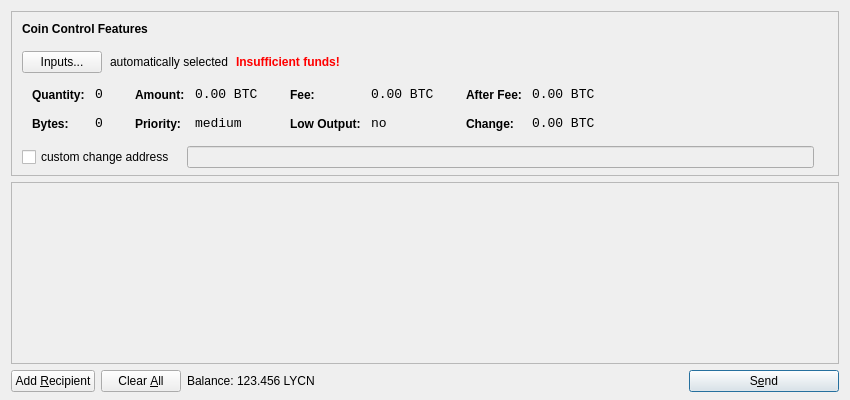
<?xml version="1.0" encoding="UTF-8"?>
<ui version="4.0">
 <class>SendCoinsDialog</class>
 <widget class="QDialog" name="SendCoinsDialog">
  <property name="geometry">
   <rect>
    <x>0</x>
    <y>0</y>
    <width>850</width>
    <height>400</height>
   </rect>
  </property>
  <property name="windowTitle">
   <string>Send Coins</string>
  </property>
  <layout class="QVBoxLayout" name="verticalLayout" stretch="0,1,0">
   <property name="bottomMargin">
    <number>8</number>
   </property>
   <item>
    <widget class="QFrame" name="frameCoinControl">
     <property name="sizePolicy">
      <sizepolicy hsizetype="Expanding" vsizetype="Expanding">
       <horstretch>0</horstretch>
       <verstretch>0</verstretch>
      </sizepolicy>
     </property>
     <property name="maximumSize">
      <size>
       <width>16777215</width>
       <height>16777215</height>
      </size>
     </property>
     <property name="frameShape">
      <enum>QFrame::StyledPanel</enum>
     </property>
     <property name="frameShadow">
      <enum>QFrame::Sunken</enum>
     </property>
     <layout class="QVBoxLayout" name="verticalLayoutCoinControl2">
      <property name="spacing">
       <number>-1</number>
      </property>
      <property name="leftMargin">
       <number>0</number>
      </property>
      <property name="topMargin">
       <number>0</number>
      </property>
      <property name="rightMargin">
       <number>0</number>
      </property>
      <property name="bottomMargin">
       <number>6</number>
      </property>
      <item>
       <layout class="QVBoxLayout" name="verticalLayoutCoinControl" stretch="0,0,0,0,1">
        <property name="spacing">
         <number>0</number>
        </property>
        <property name="leftMargin">
         <number>10</number>
        </property>
        <property name="topMargin">
         <number>10</number>
        </property>
        <item>
         <layout class="QHBoxLayout" name="horizontalLayoutCoinControl1">
          <property name="bottomMargin">
           <number>15</number>
          </property>
          <item>
           <widget class="QLabel" name="labelCoinControlFeatures">
            <property name="sizePolicy">
             <sizepolicy hsizetype="Preferred" vsizetype="Maximum">
              <horstretch>0</horstretch>
              <verstretch>0</verstretch>
             </sizepolicy>
            </property>
            <property name="font">
             <font>
              <weight>75</weight>
              <bold>true</bold>
             </font>
            </property>
            <property name="styleSheet">
             <string notr="true">font-weight:bold;</string>
            </property>
            <property name="text">
             <string>Coin Control Features</string>
            </property>
           </widget>
          </item>
         </layout>
        </item>
        <item>
         <layout class="QHBoxLayout" name="horizontalLayoutCoinControl2" stretch="0,0,0,0">
          <property name="spacing">
           <number>8</number>
          </property>
          <property name="bottomMargin">
           <number>10</number>
          </property>
          <item>
           <widget class="QPushButton" name="pushButtonCoinControl">
            <property name="styleSheet">
             <string notr="true"/>
            </property>
            <property name="text">
             <string>Inputs...</string>
            </property>
           </widget>
          </item>
          <item>
           <widget class="QLabel" name="labelCoinControlAutomaticallySelected">
            <property name="text">
             <string>automatically selected</string>
            </property>
            <property name="margin">
             <number>5</number>
            </property>
           </widget>
          </item>
          <item>
           <widget class="QLabel" name="labelCoinControlInsuffFunds">
            <property name="font">
             <font>
              <weight>75</weight>
              <bold>true</bold>
             </font>
            </property>
            <property name="styleSheet">
             <string notr="true">color:red;font-weight:bold;</string>
            </property>
            <property name="text">
             <string>Insufficient funds!</string>
            </property>
            <property name="margin">
             <number>5</number>
            </property>
           </widget>
          </item>
          <item>
           <spacer name="horizontalSpacerCoinControl">
            <property name="orientation">
             <enum>Qt::Horizontal</enum>
            </property>
            <property name="sizeHint" stdset="0">
             <size>
              <width>40</width>
              <height>1</height>
             </size>
            </property>
           </spacer>
          </item>
         </layout>
        </item>
        <item>
         <widget class="QWidget" name="widgetCoinControl" native="true">
          <property name="sizePolicy">
           <sizepolicy hsizetype="Preferred" vsizetype="Preferred">
            <horstretch>0</horstretch>
            <verstretch>0</verstretch>
           </sizepolicy>
          </property>
          <property name="minimumSize">
           <size>
            <width>0</width>
            <height>0</height>
           </size>
          </property>
          <property name="styleSheet">
           <string notr="true"/>
          </property>
          <layout class="QHBoxLayout" name="horizontalLayoutCoinControl5">
           <property name="margin">
            <number>0</number>
           </property>
           <item>
            <layout class="QHBoxLayout" name="horizontalLayoutCoinControl3" stretch="0,0,0,1">
             <property name="spacing">
              <number>20</number>
             </property>
             <property name="topMargin">
              <number>0</number>
             </property>
             <property name="bottomMargin">
              <number>10</number>
             </property>
             <item>
              <layout class="QFormLayout" name="formLayoutCoinControl1">
               <property name="horizontalSpacing">
                <number>10</number>
               </property>
               <property name="verticalSpacing">
                <number>14</number>
               </property>
               <property name="leftMargin">
                <number>10</number>
               </property>
               <property name="topMargin">
                <number>4</number>
               </property>
               <property name="rightMargin">
                <number>6</number>
               </property>
               <item row="0" column="0">
                <widget class="QLabel" name="labelCoinControlQuantityText">
                 <property name="styleSheet">
                  <string notr="true">font-weight:bold;</string>
                 </property>
                 <property name="text">
                  <string>Quantity:</string>
                 </property>
                 <property name="margin">
                  <number>0</number>
                 </property>
                </widget>
               </item>
               <item row="0" column="1">
                <widget class="QLabel" name="labelCoinControlQuantity">
                 <property name="font">
                  <font>
                   <family>Monospace</family>
                   <pointsize>10</pointsize>
                  </font>
                 </property>
                 <property name="cursor">
                  <cursorShape>IBeamCursor</cursorShape>
                 </property>
                 <property name="contextMenuPolicy">
                  <enum>Qt::ActionsContextMenu</enum>
                 </property>
                 <property name="text">
                  <string notr="true">0</string>
                 </property>
                 <property name="margin">
                  <number>0</number>
                 </property>
                 <property name="textInteractionFlags">
                  <set>Qt::LinksAccessibleByMouse|Qt::TextSelectableByKeyboard|Qt::TextSelectableByMouse</set>
                 </property>
                </widget>
               </item>
               <item row="1" column="0">
                <widget class="QLabel" name="labelCoinControlBytesText">
                 <property name="styleSheet">
                  <string notr="true">font-weight:bold;</string>
                 </property>
                 <property name="text">
                  <string>Bytes:</string>
                 </property>
                </widget>
               </item>
               <item row="1" column="1">
                <widget class="QLabel" name="labelCoinControlBytes">
                 <property name="font">
                  <font>
                   <family>Monospace</family>
                   <pointsize>10</pointsize>
                  </font>
                 </property>
                 <property name="cursor">
                  <cursorShape>IBeamCursor</cursorShape>
                 </property>
                 <property name="contextMenuPolicy">
                  <enum>Qt::ActionsContextMenu</enum>
                 </property>
                 <property name="text">
                  <string notr="true">0</string>
                 </property>
                 <property name="textInteractionFlags">
                  <set>Qt::LinksAccessibleByMouse|Qt::TextSelectableByKeyboard|Qt::TextSelectableByMouse</set>
                 </property>
                </widget>
               </item>
              </layout>
             </item>
             <item>
              <layout class="QFormLayout" name="formLayoutCoinControl2">
               <property name="horizontalSpacing">
                <number>10</number>
               </property>
               <property name="verticalSpacing">
                <number>14</number>
               </property>
               <property name="leftMargin">
                <number>6</number>
               </property>
               <property name="topMargin">
                <number>4</number>
               </property>
               <property name="rightMargin">
                <number>6</number>
               </property>
               <item row="0" column="0">
                <widget class="QLabel" name="labelCoinControlAmountText">
                 <property name="styleSheet">
                  <string notr="true">font-weight:bold;</string>
                 </property>
                 <property name="text">
                  <string>Amount:</string>
                 </property>
                 <property name="margin">
                  <number>0</number>
                 </property>
                </widget>
               </item>
               <item row="0" column="1">
                <widget class="QLabel" name="labelCoinControlAmount">
                 <property name="font">
                  <font>
                   <family>Monospace</family>
                   <pointsize>10</pointsize>
                  </font>
                 </property>
                 <property name="cursor">
                  <cursorShape>IBeamCursor</cursorShape>
                 </property>
                 <property name="contextMenuPolicy">
                  <enum>Qt::ActionsContextMenu</enum>
                 </property>
                 <property name="text">
                  <string notr="true">0.00 BTC</string>
                 </property>
                 <property name="textInteractionFlags">
                  <set>Qt::LinksAccessibleByMouse|Qt::TextSelectableByKeyboard|Qt::TextSelectableByMouse</set>
                 </property>
                </widget>
               </item>
               <item row="1" column="0">
                <widget class="QLabel" name="labelCoinControlPriorityText">
                 <property name="styleSheet">
                  <string notr="true">font-weight:bold;</string>
                 </property>
                 <property name="text">
                  <string>Priority:</string>
                 </property>
                </widget>
               </item>
               <item row="1" column="1">
                <widget class="QLabel" name="labelCoinControlPriority">
                 <property name="font">
                  <font>
                   <family>Monospace</family>
                   <pointsize>10</pointsize>
                  </font>
                 </property>
                 <property name="cursor">
                  <cursorShape>IBeamCursor</cursorShape>
                 </property>
                 <property name="contextMenuPolicy">
                  <enum>Qt::ActionsContextMenu</enum>
                 </property>
                 <property name="text">
                  <string>medium</string>
                 </property>
                 <property name="textInteractionFlags">
                  <set>Qt::LinksAccessibleByMouse|Qt::TextSelectableByKeyboard|Qt::TextSelectableByMouse</set>
                 </property>
                </widget>
               </item>
              </layout>
             </item>
             <item>
              <layout class="QFormLayout" name="formLayoutCoinControl3">
               <property name="horizontalSpacing">
                <number>10</number>
               </property>
               <property name="verticalSpacing">
                <number>14</number>
               </property>
               <property name="leftMargin">
                <number>6</number>
               </property>
               <property name="topMargin">
                <number>4</number>
               </property>
               <property name="rightMargin">
                <number>6</number>
               </property>
               <item row="0" column="0">
                <widget class="QLabel" name="labelCoinControlFeeText">
                 <property name="styleSheet">
                  <string notr="true">font-weight:bold;</string>
                 </property>
                 <property name="text">
                  <string>Fee:</string>
                 </property>
                 <property name="margin">
                  <number>0</number>
                 </property>
                </widget>
               </item>
               <item row="0" column="1">
                <widget class="QLabel" name="labelCoinControlFee">
                 <property name="font">
                  <font>
                   <family>Monospace</family>
                   <pointsize>10</pointsize>
                  </font>
                 </property>
                 <property name="cursor">
                  <cursorShape>IBeamCursor</cursorShape>
                 </property>
                 <property name="contextMenuPolicy">
                  <enum>Qt::ActionsContextMenu</enum>
                 </property>
                 <property name="text">
                  <string notr="true">0.00 BTC</string>
                 </property>
                 <property name="textInteractionFlags">
                  <set>Qt::LinksAccessibleByMouse|Qt::TextSelectableByKeyboard|Qt::TextSelectableByMouse</set>
                 </property>
                </widget>
               </item>
               <item row="1" column="0">
                <widget class="QLabel" name="labelCoinControlLowOutputText">
                 <property name="styleSheet">
                  <string notr="true">font-weight:bold;</string>
                 </property>
                 <property name="text">
                  <string>Low Output:</string>
                 </property>
                </widget>
               </item>
               <item row="1" column="1">
                <widget class="QLabel" name="labelCoinControlLowOutput">
                 <property name="font">
                  <font>
                   <family>Monospace</family>
                   <pointsize>10</pointsize>
                  </font>
                 </property>
                 <property name="cursor">
                  <cursorShape>IBeamCursor</cursorShape>
                 </property>
                 <property name="contextMenuPolicy">
                  <enum>Qt::ActionsContextMenu</enum>
                 </property>
                 <property name="text">
                  <string>no</string>
                 </property>
                 <property name="textInteractionFlags">
                  <set>Qt::LinksAccessibleByMouse|Qt::TextSelectableByKeyboard|Qt::TextSelectableByMouse</set>
                 </property>
                </widget>
               </item>
              </layout>
             </item>
             <item>
              <layout class="QFormLayout" name="formLayoutCoinControl4">
               <property name="horizontalSpacing">
                <number>10</number>
               </property>
               <property name="verticalSpacing">
                <number>14</number>
               </property>
               <property name="leftMargin">
                <number>6</number>
               </property>
               <property name="topMargin">
                <number>4</number>
               </property>
               <property name="rightMargin">
                <number>6</number>
               </property>
               <item row="0" column="0">
                <widget class="QLabel" name="labelCoinControlAfterFeeText">
                 <property name="styleSheet">
                  <string notr="true">font-weight:bold;</string>
                 </property>
                 <property name="text">
                  <string>After Fee:</string>
                 </property>
                 <property name="margin">
                  <number>0</number>
                 </property>
                </widget>
               </item>
               <item row="0" column="1">
                <widget class="QLabel" name="labelCoinControlAfterFee">
                 <property name="font">
                  <font>
                   <family>Monospace</family>
                   <pointsize>10</pointsize>
                  </font>
                 </property>
                 <property name="cursor">
                  <cursorShape>IBeamCursor</cursorShape>
                 </property>
                 <property name="contextMenuPolicy">
                  <enum>Qt::ActionsContextMenu</enum>
                 </property>
                 <property name="text">
                  <string notr="true">0.00 BTC</string>
                 </property>
                 <property name="textInteractionFlags">
                  <set>Qt::LinksAccessibleByMouse|Qt::TextSelectableByKeyboard|Qt::TextSelectableByMouse</set>
                 </property>
                </widget>
               </item>
               <item row="1" column="0">
                <widget class="QLabel" name="labelCoinControlChangeText">
                 <property name="styleSheet">
                  <string notr="true">font-weight:bold;</string>
                 </property>
                 <property name="text">
                  <string>Change:</string>
                 </property>
                </widget>
               </item>
               <item row="1" column="1">
                <widget class="QLabel" name="labelCoinControlChange">
                 <property name="font">
                  <font>
                   <family>Monospace</family>
                   <pointsize>10</pointsize>
                  </font>
                 </property>
                 <property name="cursor">
                  <cursorShape>IBeamCursor</cursorShape>
                 </property>
                 <property name="contextMenuPolicy">
                  <enum>Qt::ActionsContextMenu</enum>
                 </property>
                 <property name="text">
                  <string notr="true">0.00 BTC</string>
                 </property>
                 <property name="textInteractionFlags">
                  <set>Qt::LinksAccessibleByMouse|Qt::TextSelectableByKeyboard|Qt::TextSelectableByMouse</set>
                 </property>
                </widget>
               </item>
              </layout>
             </item>
            </layout>
           </item>
          </layout>
         </widget>
        </item>
        <item>
         <layout class="QHBoxLayout" name="horizontalLayoutCoinControl4" stretch="0,0,0">
          <property name="spacing">
           <number>12</number>
          </property>
          <property name="sizeConstraint">
           <enum>QLayout::SetDefaultConstraint</enum>
          </property>
          <property name="topMargin">
           <number>5</number>
          </property>
          <property name="rightMargin">
           <number>5</number>
          </property>
          <item>
           <widget class="QCheckBox" name="checkBoxCoinControlChange">
            <property name="text">
             <string>custom change address</string>
            </property>
           </widget>
          </item>
          <item>
           <widget class="QLineEdit" name="lineEditCoinControlChange">
            <property name="enabled">
             <bool>false</bool>
            </property>
            <property name="sizePolicy">
             <sizepolicy hsizetype="Expanding" vsizetype="Fixed">
              <horstretch>0</horstretch>
              <verstretch>0</verstretch>
             </sizepolicy>
            </property>
           </widget>
          </item>
          <item>
           <widget class="QLabel" name="labelCoinControlChangeLabel">
            <property name="sizePolicy">
             <sizepolicy hsizetype="Preferred" vsizetype="Expanding">
              <horstretch>0</horstretch>
              <verstretch>0</verstretch>
             </sizepolicy>
            </property>
            <property name="minimumSize">
             <size>
              <width>0</width>
              <height>0</height>
             </size>
            </property>
            <property name="text">
             <string/>
            </property>
            <property name="margin">
             <number>3</number>
            </property>
           </widget>
          </item>
         </layout>
        </item>
        <item>
         <spacer name="verticalSpacerCoinControl">
          <property name="orientation">
           <enum>Qt::Vertical</enum>
          </property>
          <property name="sizeHint" stdset="0">
           <size>
            <width>800</width>
            <height>1</height>
           </size>
          </property>
         </spacer>
        </item>
       </layout>
      </item>
     </layout>
    </widget>
   </item>
   <item>
    <widget class="QScrollArea" name="scrollArea">
     <property name="widgetResizable">
      <bool>true</bool>
     </property>
     <widget class="QWidget" name="scrollAreaWidgetContents">
      <property name="geometry">
       <rect>
        <x>0</x>
        <y>0</y>
        <width>830</width>
        <height>165</height>
       </rect>
      </property>
      <layout class="QVBoxLayout" name="verticalLayout_2">
       <property name="margin">
        <number>0</number>
       </property>
       <item>
        <layout class="QVBoxLayout" name="entries">
         <property name="spacing">
          <number>6</number>
         </property>
        </layout>
       </item>
       <item>
        <spacer name="verticalSpacer">
         <property name="orientation">
          <enum>Qt::Vertical</enum>
         </property>
         <property name="sizeHint" stdset="0">
          <size>
           <width>20</width>
           <height>40</height>
          </size>
         </property>
        </spacer>
       </item>
      </layout>
     </widget>
    </widget>
   </item>
   <item>
    <layout class="QHBoxLayout" name="horizontalLayout">
     <item>
      <widget class="QPushButton" name="addButton">
       <property name="toolTip">
        <string>Send to multiple recipients at once</string>
       </property>
       <property name="text">
        <string>Add &amp;Recipient</string>
       </property>
       <property name="icon">
        <iconset resource="../bitcoin.qrc">
         <normaloff>:/icons/add</normaloff>:/icons/add</iconset>
       </property>
       <property name="autoDefault">
        <bool>false</bool>
       </property>
      </widget>
     </item>
     <item>
      <widget class="QPushButton" name="clearButton">
       <property name="sizePolicy">
        <sizepolicy hsizetype="Minimum" vsizetype="Fixed">
         <horstretch>0</horstretch>
         <verstretch>0</verstretch>
        </sizepolicy>
       </property>
       <property name="toolTip">
        <string>Remove all transaction fields</string>
       </property>
       <property name="text">
        <string>Clear &amp;All</string>
       </property>
       <property name="icon">
        <iconset resource="../bitcoin.qrc">
         <normaloff>:/icons/remove</normaloff>:/icons/remove</iconset>
       </property>
       <property name="autoRepeatDelay">
        <number>300</number>
       </property>
       <property name="autoDefault">
        <bool>false</bool>
       </property>
      </widget>
     </item>
     <item>
      <layout class="QHBoxLayout" name="horizontalLayout_2">
       <property name="spacing">
        <number>3</number>
       </property>
       <item>
        <widget class="QLabel" name="label">
         <property name="text">
          <string>Balance:</string>
         </property>
        </widget>
       </item>
       <item>
        <widget class="QLabel" name="labelBalance">
         <property name="cursor">
          <cursorShape>IBeamCursor</cursorShape>
         </property>
         <property name="text">
          <string>123.456 LYCN</string>
         </property>
         <property name="textInteractionFlags">
          <set>Qt::LinksAccessibleByMouse|Qt::TextSelectableByKeyboard|Qt::TextSelectableByMouse</set>
         </property>
        </widget>
       </item>
      </layout>
     </item>
     <item>
      <spacer name="horizontalSpacer">
       <property name="orientation">
        <enum>Qt::Horizontal</enum>
       </property>
       <property name="sizeHint" stdset="0">
        <size>
         <width>40</width>
         <height>20</height>
        </size>
       </property>
      </spacer>
     </item>
     <item>
      <widget class="QPushButton" name="sendButton">
       <property name="minimumSize">
        <size>
         <width>150</width>
         <height>0</height>
        </size>
       </property>
       <property name="toolTip">
        <string>Confirm the send action</string>
       </property>
       <property name="text">
        <string>S&amp;end</string>
       </property>
       <property name="icon">
        <iconset resource="../bitcoin.qrc">
         <normaloff>:/icons/send</normaloff>:/icons/send</iconset>
       </property>
       <property name="default">
        <bool>true</bool>
       </property>
      </widget>
     </item>
    </layout>
   </item>
  </layout>
 </widget>
 <resources>
  <include location="../bitcoin.qrc"/>
 </resources>
 <connections/>
</ui>
